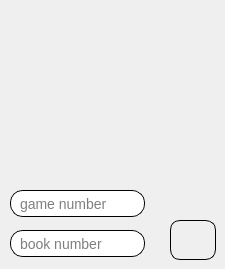
                 <widget class="QWidget" name="tab_2">
                  <attribute name="title">
                   <string>Manual</string>
                  </attribute>
                  <widget class="QLabel" name="label_12">
                   <property name="geometry">
                    <rect>
                     <x>30</x>
                     <y>20</y>
                     <width>151</width>
                     <height>151</height>
                    </rect>
                   </property>
                   <property name="text">
                    <string/>
                   </property>
                   <property name="pixmap">
                    <pixmap>../images/keyboard.png</pixmap>
                   </property>
                   <property name="scaledContents">
                    <bool>true</bool>
                   </property>
                  </widget>
                  <widget class="QLineEdit" name="active_gnum">
                   <property name="geometry">
                    <rect>
                     <x>10</x>
                     <y>190</y>
                     <width>135</width>
                     <height>27</height>
                    </rect>
                   </property>
                   <property name="minimumSize">
                    <size>
                     <width>135</width>
                     <height>27</height>
                    </size>
                   </property>
                   <property name="maximumSize">
                    <size>
                     <width>135</width>
                     <height>27</height>
                    </size>
                   </property>
                   <property name="styleSheet">
                    <string notr="true">QLineEdit#active_gnum{
   background-color:#FFFFFF;
   padding:4px;
   padding-left:7px;
   padding_right:7px;
   border-style:outset;
   border-width:1px;
   border-radius:13px;
   border-color:#000000;
   color:black;
   font: 14px;
}</string>
                   </property>
                   <property name="placeholderText">
                    <string>game number</string>
                   </property>
                  </widget>
                  <widget class="QLineEdit" name="active_bnum">
                   <property name="geometry">
                    <rect>
                     <x>10</x>
                     <y>230</y>
                     <width>135</width>
                     <height>27</height>
                    </rect>
                   </property>
                   <property name="minimumSize">
                    <size>
                     <width>135</width>
                     <height>27</height>
                    </size>
                   </property>
                   <property name="maximumSize">
                    <size>
                     <width>135</width>
                     <height>27</height>
                    </size>
                   </property>
                   <property name="styleSheet">
                    <string notr="true">QLineEdit#active_bnum{
   background-color:#FFFFFF;
   padding:4px;
   padding-left:7px;
   padding_right:7px;
   border-style:outset;
   border-width:1px;
   border-radius:13px;
   border-color:#000000;
   color:black;
   font: 14px;
}</string>
                   </property>
                   <property name="placeholderText">
                    <string>book number</string>
                   </property>
                  </widget>
                  <widget class="QPushButton" name="active_addbtn">
                   <property name="geometry">
                    <rect>
                     <x>170</x>
                     <y>220</y>
                     <width>46</width>
                     <height>40</height>
                    </rect>
                   </property>
                   <property name="minimumSize">
                    <size>
                     <width>46</width>
                     <height>40</height>
                    </size>
                   </property>
                   <property name="maximumSize">
                    <size>
                     <width>40</width>
                     <height>40</height>
                    </size>
                   </property>
                   <property name="autoFillBackground">
                    <bool>false</bool>
                   </property>
                   <property name="styleSheet">
                    <string notr="true">border-style:outset;
border-width:1px;
border-radius:10px;
border-color:black;

</string>
                   </property>
                   <property name="text">
                    <string/>
                   </property>
                   <property name="icon">
                    <iconset>
                     <normaloff>../images/right_arrow.png</normaloff>../images/right_arrow.png</iconset>
                   </property>
                   <property name="iconSize">
                    <size>
                     <width>50</width>
                     <height>45</height>
                    </size>
                   </property>
                  </widget>
                 </widget>
